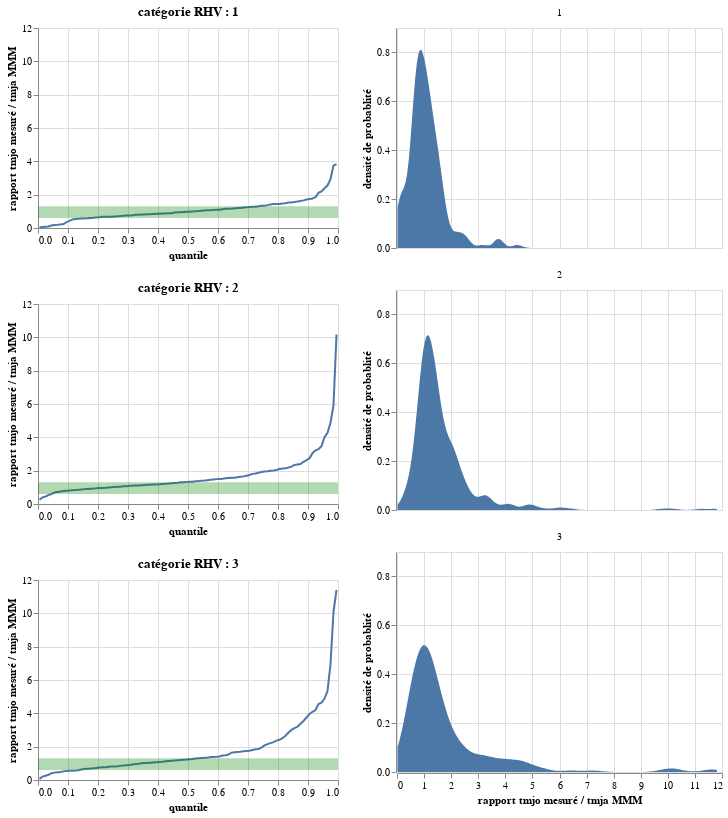

Write notebook code for a chart like this one.
### Code cell
alt.hconcat(chartQuantileEcart,chartDensiteProbabiliteEcart)

### Figure 1 — Vega-Lite specification as saved in the notebook (floating-point values rounded to 4 significant figures; data arrays with more than 128 entries replaced by an {"elided": "..."} marker saying what was removed)
{"config": {"view": {"continuousWidth": 400, "continuousHeight": 300}}, "hconcat": [{"vconcat": [{"layer": [{"data": {"name": "data-687e037f44e2c2e42da3b28e9bf57286"}, "mark": "line", "encoding": {"x": {"type": "quantitative", "axis": {"tickMinStep": 0.05}, "field": "prob"}, "y": {"type": "quantitative", "field": "value", "scale": {"domain": [0, 12]}}}, "title": "catégorie RHV : 1", "transform": [{"quantile": "ecart_cpt", "groupby": ["cat_rhv_si"], "step": 0.01}]}, {"data": {"name": "data-0dbde4929bd77cd2e07d05427359c184"}, "mark": {"type": "area", "color": "green", "opacity": 0.3}, "encoding": {"x": {"type": "quantitative", "field": "x", "title": "quantile"}, "y": {"type": "quantitative", "field": "y", "title": "rapport tmjo mesuré / tmja MMM"}, "y2": {"field": "y2"}}}], "height": 200, "width": 300}, {"layer": [{"data": {"name": "data-56be9ea1bfb19bc428cae446b3507d94"}, "mark": "line", "encoding": {"x": {"type": "quantitative", "axis": {"tickMinStep": 0.05}, "field": "prob"}, "y": {"type": "quantitative", "field": "value", "scale": {"domain": [0, 12]}}}, "title": "catégorie RHV : 2", "transform": [{"quantile": "ecart_cpt", "groupby": ["cat_rhv_si"], "step": 0.01}]}, {"data": {"name": "data-0dbde4929bd77cd2e07d05427359c184"}, "mark": {"type": "area", "color": "green", "opacity": 0.3}, "encoding": {"x": {"type": "quantitative", "field": "x", "title": "quantile"}, "y": {"type": "quantitative", "field": "y", "title": "rapport tmjo mesuré / tmja MMM"}, "y2": {"field": "y2"}}}], "height": 200, "width": 300}, {"layer": [{"data": {"name": "data-a12ea0857c32fb6cca0c1e27934fe95a"}, "mark": "line", "encoding": {"x": {"type": "quantitative", "axis": {"tickMinStep": 0.05}, "field": "prob"}, "y": {"type": "quantitative", "field": "value", "scale": {"domain": [0, 12]}}}, "title": "catégorie RHV : 3", "transform": [{"quantile": "ecart_cpt", "groupby": ["cat_rhv_si"], "step": 0.01}]}, {"data": {"name": "data-0dbde4929bd77cd2e07d05427359c184"}, "mark": {"type": "area", "color": "green", "opacity": 0.3}, "encoding": {"x": {"type": "quantitative", "field": "x", "title": "quantile"}, "y": {"type": "quantitative", "field": "y", "title": "rapport tmjo mesuré / tmja MMM"}, "y2": {"field": "y2"}}}], "height": 200, "width": 300}]}, {"data": {"name": "data-3fc62332911613b9a05523c02267e776"}, "mark": "area", "encoding": {"facet": {"type": "nominal", "columns": 1, "field": "cat_rhv_si", "title": null}, "x": {"type": "quantitative", "field": "ecart_cpt", "title": "rapport tmjo mesuré / tmja MMM"}, "y": {"type": "quantitative", "field": "density", "title": "densité de probablité"}}, "height": 220, "transform": [{"density": "ecart_cpt", "groupby": ["cat_rhv_si"], "as": ["ecart_cpt", "density"]}], "width": 325}], "$schema": "https://vega.github.io/schema/vega-lite/v4.8.1.json", "datasets": {"data-687e037f44e2c2e42da3b28e9bf57286": {"elided": "177 records"}, "data-0dbde4929bd77cd2e07d05427359c184": [{"x": 0.0, "y": 0.6, "y2": 1.3}, {"x": 0.1, "y": 0.6, "y2": 1.3}, {"x": 0.2, "y": 0.6, "y2": 1.3}, {"x": 0.3, "y": 0.6, "y2": 1.3}, {"x": 0.4, "y": 0.6, "y2": 1.3}, {"x": 0.5, "y": 0.6, "y2": 1.3}, {"x": 0.6, "y": 0.6, "y2": 1.3}, {"x": 0.7, "y": 0.6, "y2": 1.3}, {"x": 0.8, "y": 0.6, "y2": 1.3}, {"x": 0.9, "y": 0.6, "y2": 1.3}, {"x": 1.0, "y": 0.6, "y2": 1.3}], "data-56be9ea1bfb19bc428cae446b3507d94": {"elided": "414 records"}, "data-a12ea0857c32fb6cca0c1e27934fe95a": {"elided": "215 records"}, "data-3fc62332911613b9a05523c02267e776": {"elided": "806 records"}}}
